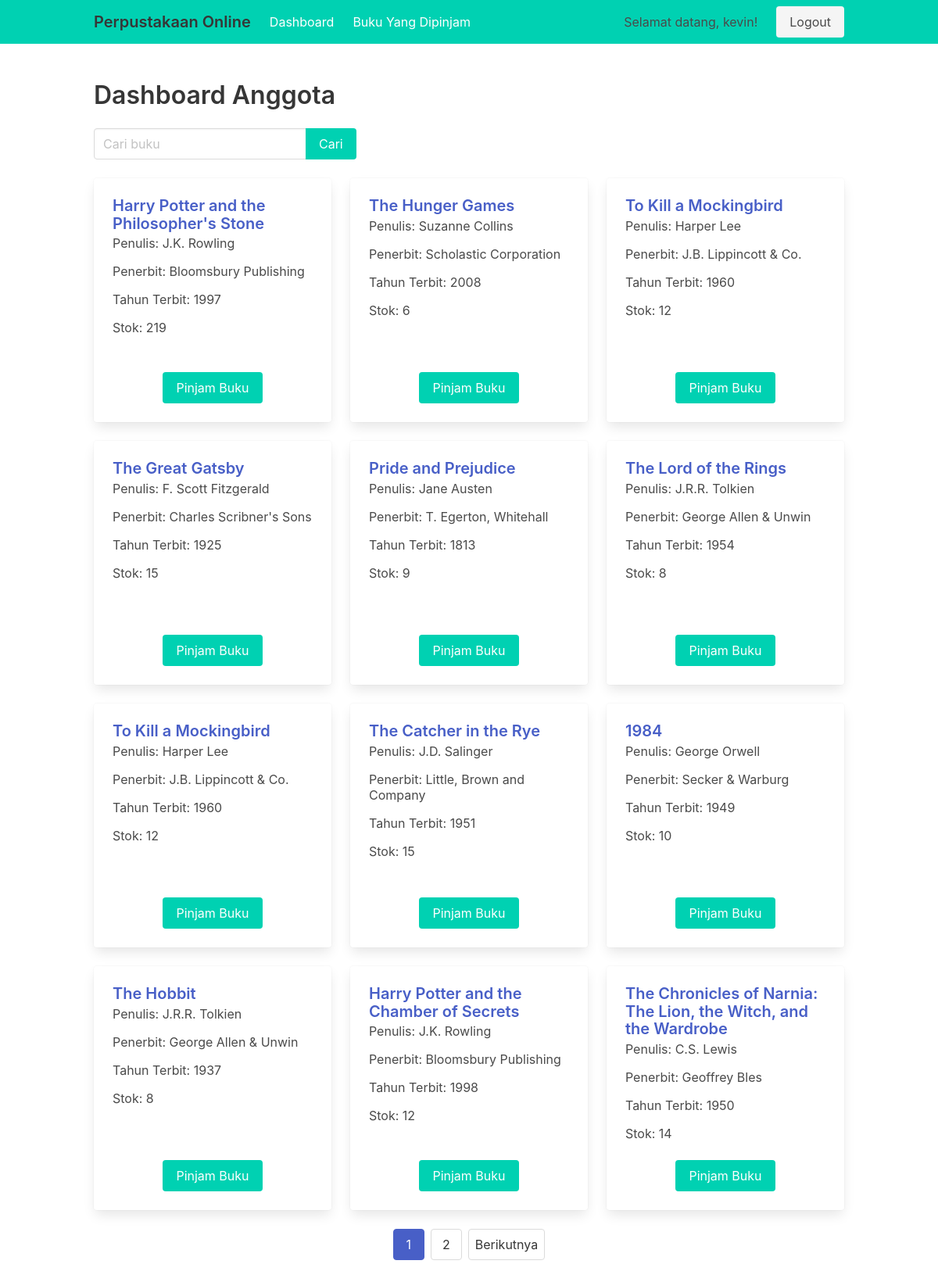
The page /dashboard.php (signed in) on the database its author committed.
### tables this page shows
CREATE TABLE `buku` (
  `id` int NOT NULL,
  `judul` varchar(255) NOT NULL,
  `penulis` varchar(100) NOT NULL,
  `penerbit` varchar(100) NOT NULL,
  `tahun_terbit` int NOT NULL,
  `sinopsis` text,
  `stok` int NOT NULL DEFAULT '0'
);

### dashboard.php (the view, shortened to what this page needs)
<?php
include 'koneksi.php';
if (isset($_GET['search'])) {
  $search = $_GET['search'];
  $query = "SELECT * FROM buku WHERE judul LIKE '%$search%' OR penulis LIKE '%$search%'";
} else {
  $query = "SELECT * FROM buku";
}
$jumlah_per_halaman = 12;
$halaman_sekarang = isset($_GET['page']) ? $_GET['page'] : 1;
$offset = ($halaman_sekarang - 1) * $jumlah_per_halaman;
$query .= " LIMIT $offset, $jumlah_per_halaman";
$result = mysqli_query($conn, $query);
$query_total_buku = "SELECT COUNT(*) AS total_buku FROM buku";
$result_total_buku = mysqli_query($conn, $query_total_buku);
$data_total_buku = mysqli_fetch_assoc($result_total_buku);
$total_buku = $data_total_buku['total_buku'];
$total_halaman = ceil($total_buku / $jumlah_per_halaman);
$query_check_pinjam = "SELECT COUNT(*) AS jumlah_pinjam FROM peminjaman WHERE id_anggota = " . $_SESSION['id'];
$result_check_pinjam = mysqli_query($conn, $query_check_pinjam);
$data_pinjam = mysqli_fetch_assoc($result_check_pinjam);
$jumlah_pinjam = $data_pinjam['jumlah_pinjam'];
$batas_max_pinjam = 5;
include 'header.php';
?>
<section class="section">
  <div class="container">
    <h1 class="title">Dashboard Anggota</h1>
    <form method="GET" action="dashboard.php">
      <div class="field has-addons">
        <div class="control">
          <input class="input" type="text" placeholder="Cari buku" name="search"
            value="<?php echo isset($_GET['search']) ? $_GET['search'] : ''; ?>">
        </div>
        <div class="control">
          <button type="submit" class="button is-primary">Cari</button>
        </div>
      </div>
    </form>
    <br>
    <div class="columns is-multiline">
      <?php
      if (mysqli_num_rows($result) > 0) {
        while ($row = mysqli_fetch_assoc($result)) {
          $id = $row['id'];
          $judul = $row['judul'];
          $penulis = $row['penulis'];
          $penerbit = $row['penerbit'];
          $tahun_terbit = $row['tahun_terbit'];
          $stok = $row['stok'];
          $disabled = ($jumlah_pinjam >= $batas_max_pinjam) ? 'disabled' : '';
          ?>
          <div class="column is-one-third">
            <div class="card" style="height:100%;">
              <div class="card-content">
                <div class="content" style="height: 200px;">
                  <h3 class="title is-5"><a href="detail_buku.php?id=<?php echo $id; ?>"><?php echo $judul; ?></a></h3>
                  <p class="subtitle is-6">Penulis: <?php echo $penulis; ?></p>
                  <p class="subtitle is-6">Penerbit: <?php echo $penerbit; ?></p>
                  <p class="subtitle is-6">Tahun Terbit: <?php echo $tahun_terbit; ?></p>
                  <p class="subtitle is-6">Stok: <span id="stok-<?php echo $id; ?>"><?php echo $stok; ?></span></p>
                </div>
                <div class="buttons is-centered">
                <button id="pinjamBtn" class="button is-primary" onclick="showConfirmation(<?php echo $id; ?>)" <?php echo $disabled; ?>>
                  Pinjam Buku
                </button>
                </div>
              </div>
            </div>
          </div>
          <?php
        }
      } else {
        echo "<p>Tidak ada buku yang tersedia.</p>";
      }
      ?>
    </div>
    <nav class="pagination is-centered" role="navigation" aria-label="pagination">
      <ul class="pagination-list">
        <?php
        for ($i = 1; $i <= $total_halaman; $i++) {
          $class = ($i == $halaman_sekarang) ? 'is-current' : '';
          echo '<li><a class="pagination-link ' . $class . '" href="dashboard.php?page=' . $i . '">' . $i . '</a></li>';
        }
        if ($halaman_sekarang < $total_halaman) {
          echo '<li><a class="pagination-link" href="dashboard.php?page=' . ($halaman_sekarang + 1) . '">Berikutnya</a></li>';
        }
        ?>
      </ul>
    </nav>
  </div>
</section>

### rows shown on the page
buku: judul "Harry Potter and the Philosopher's Stone", penulis "J.K. Rowling", penerbit "Bloomsbury Publishing", tahun_terbit "1997", stok "219"
buku: judul "The Hunger Games", penulis "Suzanne Collins", penerbit "Scholastic Corporation", tahun_terbit "2008", stok "6"
buku: judul "To Kill a Mockingbird", penulis "Harper Lee", penerbit "J.B. Lippincott & Co.", tahun_terbit "1960", stok "12"
buku: judul "The Great Gatsby", penulis "F. Scott Fitzgerald", penerbit "Charles Scribner's Sons", tahun_terbit "1925", stok "15"
buku: judul "Pride and Prejudice", penulis "Jane Austen", penerbit "T. Egerton, Whitehall", tahun_terbit "1813", stok "9"
buku: judul "The Lord of the Rings", penulis "J.R.R. Tolkien", penerbit "George Allen & Unwin", tahun_terbit "1954", stok "8"
buku: judul "To Kill a Mockingbird", penulis "Harper Lee", penerbit "J.B. Lippincott & Co.", tahun_terbit "1960", stok "12"
buku: judul "The Catcher in the Rye", penulis "J.D. Salinger", penerbit "Little, Brown and Company", tahun_terbit "1951", stok "15"
buku: judul "1984", penulis "George Orwell", penerbit "Secker & Warburg", tahun_terbit "1949", stok "10"
buku: judul "The Hobbit", penulis "J.R.R. Tolkien", penerbit "George Allen & Unwin", tahun_terbit "1937", stok "8"
buku: judul "Harry Potter and the Chamber of Secrets", penulis "J.K. Rowling", penerbit "Bloomsbury Publishing", tahun_terbit "1998", stok "12"
buku: judul "The Chronicles of Narnia: The Lion, the Witch, and the Wardrobe", penulis "C.S. Lewis", penerbit "Geoffrey Bles", tahun_terbit "1950", stok "14"

### other values the page prints
$_SESSION['username'] "kevin"
